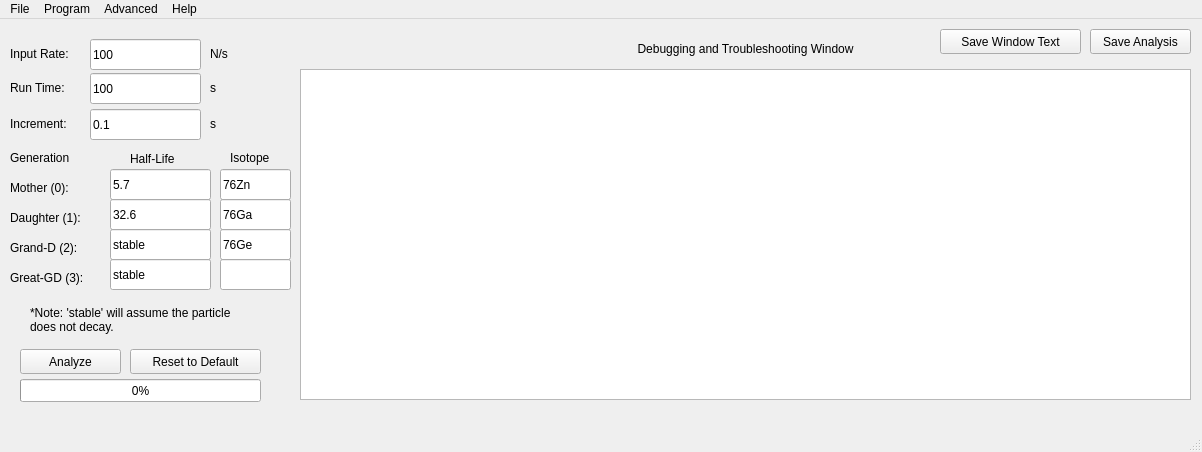
<?xml version="1.0" encoding="UTF-8"?>
<ui version="4.0">
 <class>GINA</class>
 <widget class="QMainWindow" name="GINA">
  <property name="geometry">
   <rect>
    <x>0</x>
    <y>0</y>
    <width>1202</width>
    <height>452</height>
   </rect>
  </property>
  <property name="windowTitle">
   <string>GINA</string>
  </property>
  <widget class="QWidget" name="centralWidget">
   <widget class="QPushButton" name="Analyze">
    <property name="geometry">
     <rect>
      <x>20</x>
      <y>330</y>
      <width>101</width>
      <height>25</height>
     </rect>
    </property>
    <property name="toolTip">
     <string>Analyzes the data over time.</string>
    </property>
    <property name="text">
     <string>Analyze</string>
    </property>
   </widget>
   <widget class="QPushButton" name="Reset">
    <property name="geometry">
     <rect>
      <x>130</x>
      <y>330</y>
      <width>131</width>
      <height>25</height>
     </rect>
    </property>
    <property name="toolTip">
     <string>Resets the input fields to their default values.</string>
    </property>
    <property name="text">
     <string>Reset to Default</string>
    </property>
   </widget>
   <widget class="QLineEdit" name="RunTimeInput">
    <property name="geometry">
     <rect>
      <x>90</x>
      <y>54</y>
      <width>111</width>
      <height>31</height>
     </rect>
    </property>
    <property name="text">
     <string>100</string>
    </property>
   </widget>
   <widget class="QLabel" name="label">
    <property name="geometry">
     <rect>
      <x>10</x>
      <y>60</y>
      <width>71</width>
      <height>17</height>
     </rect>
    </property>
    <property name="toolTip">
     <string>&lt;html&gt;&lt;head/&gt;&lt;body&gt;&lt;p&gt;The run time is the total time that the GINA program will analyze the scenario for. This is also the x-axis maximum.&lt;/p&gt;&lt;/body&gt;&lt;/html&gt;</string>
    </property>
    <property name="text">
     <string>Run Time:</string>
    </property>
   </widget>
   <widget class="QLabel" name="label_2">
    <property name="geometry">
     <rect>
      <x>210</x>
      <y>60</y>
      <width>16</width>
      <height>17</height>
     </rect>
    </property>
    <property name="toolTip">
     <string>&lt;html&gt;&lt;head/&gt;&lt;body&gt;&lt;p&gt;seconds&lt;/p&gt;&lt;/body&gt;&lt;/html&gt;</string>
    </property>
    <property name="text">
     <string>s</string>
    </property>
   </widget>
   <widget class="QLabel" name="label_3">
    <property name="geometry">
     <rect>
      <x>10</x>
      <y>130</y>
      <width>81</width>
      <height>17</height>
     </rect>
    </property>
    <property name="toolTip">
     <string>&lt;html&gt;&lt;head/&gt;&lt;body&gt;&lt;p&gt;&lt;span style=&quot; color:#000000;&quot;&gt;The nuclear ion generations is incremented from 0 to n with 0 representing the primary ion, 1 representing the daughter ion, and so forth...&lt;/span&gt;&lt;/p&gt;&lt;/body&gt;&lt;/html&gt;</string>
    </property>
    <property name="text">
     <string>Generation</string>
    </property>
   </widget>
   <widget class="QLabel" name="label_4">
    <property name="geometry">
     <rect>
      <x>130</x>
      <y>130</y>
      <width>61</width>
      <height>20</height>
     </rect>
    </property>
    <property name="toolTip">
     <string>&lt;html&gt;&lt;head/&gt;&lt;body&gt;&lt;p&gt;The half life is the time it takes for a quantity of the respective nuclei to decay by a factor of one half. This field defaults to units of seconds but units may be entered as well. Valid units are seconds (sec), minutes (min), hours (hr), days (day), or years (yr). &lt;/p&gt;&lt;/body&gt;&lt;/html&gt;</string>
    </property>
    <property name="text">
     <string>Half-Life</string>
    </property>
   </widget>
   <widget class="QLabel" name="label_5">
    <property name="geometry">
     <rect>
      <x>10</x>
      <y>26</y>
      <width>81</width>
      <height>17</height>
     </rect>
    </property>
    <property name="toolTip">
     <string>&lt;html&gt;&lt;head/&gt;&lt;body&gt;&lt;p&gt;The input rate is the rate at which radioactive particles are being implanted.&lt;/p&gt;&lt;/body&gt;&lt;/html&gt;</string>
    </property>
    <property name="text">
     <string>Input Rate:</string>
    </property>
   </widget>
   <widget class="QLabel" name="label_6">
    <property name="geometry">
     <rect>
      <x>210</x>
      <y>26</y>
      <width>31</width>
      <height>17</height>
     </rect>
    </property>
    <property name="toolTip">
     <string>particles/second</string>
    </property>
    <property name="text">
     <string>N/s</string>
    </property>
   </widget>
   <widget class="QLineEdit" name="RateInput">
    <property name="geometry">
     <rect>
      <x>90</x>
      <y>20</y>
      <width>111</width>
      <height>31</height>
     </rect>
    </property>
    <property name="text">
     <string>100</string>
    </property>
   </widget>
   <widget class="QLineEdit" name="Gen0Input">
    <property name="geometry">
     <rect>
      <x>110</x>
      <y>150</y>
      <width>101</width>
      <height>31</height>
     </rect>
    </property>
    <property name="text">
     <string>5.7</string>
    </property>
   </widget>
   <widget class="QLineEdit" name="Gen1Input">
    <property name="geometry">
     <rect>
      <x>110</x>
      <y>180</y>
      <width>101</width>
      <height>31</height>
     </rect>
    </property>
    <property name="text">
     <string>32.6</string>
    </property>
   </widget>
   <widget class="QLineEdit" name="Gen3Input">
    <property name="geometry">
     <rect>
      <x>110</x>
      <y>240</y>
      <width>101</width>
      <height>31</height>
     </rect>
    </property>
    <property name="text">
     <string>stable</string>
    </property>
   </widget>
   <widget class="QLineEdit" name="Gen2Input">
    <property name="geometry">
     <rect>
      <x>110</x>
      <y>210</y>
      <width>101</width>
      <height>31</height>
     </rect>
    </property>
    <property name="text">
     <string>stable</string>
    </property>
   </widget>
   <widget class="QLabel" name="label_7">
    <property name="geometry">
     <rect>
      <x>10</x>
      <y>160</y>
      <width>81</width>
      <height>17</height>
     </rect>
    </property>
    <property name="toolTip">
     <string>The mother nucleii are those being implanted on the target by the beam.</string>
    </property>
    <property name="text">
     <string>Mother (0):</string>
    </property>
   </widget>
   <widget class="QLabel" name="label_8">
    <property name="geometry">
     <rect>
      <x>10</x>
      <y>190</y>
      <width>91</width>
      <height>17</height>
     </rect>
    </property>
    <property name="toolTip">
     <string>The daughter nuclei are those that the mother nuclei decay into.</string>
    </property>
    <property name="text">
     <string>Daughter (1):</string>
    </property>
   </widget>
   <widget class="QLabel" name="label_9">
    <property name="geometry">
     <rect>
      <x>10</x>
      <y>220</y>
      <width>91</width>
      <height>17</height>
     </rect>
    </property>
    <property name="toolTip">
     <string>&lt;html&gt;&lt;head/&gt;&lt;body&gt;&lt;p&gt;The grand-daughter nuclei are those that the daughter nuclei decay into.&lt;/p&gt;&lt;/body&gt;&lt;/html&gt;</string>
    </property>
    <property name="text">
     <string>Grand-D (2):</string>
    </property>
   </widget>
   <widget class="QLabel" name="label_10">
    <property name="geometry">
     <rect>
      <x>10</x>
      <y>250</y>
      <width>91</width>
      <height>17</height>
     </rect>
    </property>
    <property name="toolTip">
     <string>&lt;html&gt;&lt;head/&gt;&lt;body&gt;&lt;p&gt;The great grand-daughter nuclei are those that the granddaughter nuclei decay into.&lt;/p&gt;&lt;/body&gt;&lt;/html&gt;</string>
    </property>
    <property name="text">
     <string>Great-GD (3):</string>
    </property>
   </widget>
   <widget class="QLabel" name="label_11">
    <property name="geometry">
     <rect>
      <x>30</x>
      <y>280</y>
      <width>221</width>
      <height>41</height>
     </rect>
    </property>
    <property name="text">
     <string>*Note: 'stable' will assume the particle does not decay.</string>
    </property>
    <property name="textFormat">
     <enum>Qt::AutoText</enum>
    </property>
    <property name="scaledContents">
     <bool>true</bool>
    </property>
    <property name="wordWrap">
     <bool>true</bool>
    </property>
   </widget>
   <widget class="QLabel" name="label_12">
    <property name="geometry">
     <rect>
      <x>10</x>
      <y>96</y>
      <width>81</width>
      <height>17</height>
     </rect>
    </property>
    <property name="toolTip">
     <string>&lt;html&gt;&lt;head/&gt;&lt;body&gt;&lt;p&gt;The increment determines the step size for the GINA program to analyze a change in incoming particles. At each increment of time, each calculation is re-performed. Making this value smaller will increase the program speed but decrease data resolution.&lt;/p&gt;&lt;/body&gt;&lt;/html&gt;</string>
    </property>
    <property name="text">
     <string>Increment:</string>
    </property>
   </widget>
   <widget class="QLabel" name="label_13">
    <property name="geometry">
     <rect>
      <x>210</x>
      <y>96</y>
      <width>16</width>
      <height>17</height>
     </rect>
    </property>
    <property name="toolTip">
     <string>seconds</string>
    </property>
    <property name="text">
     <string>s</string>
    </property>
   </widget>
   <widget class="QLineEdit" name="IncrementInput">
    <property name="geometry">
     <rect>
      <x>90</x>
      <y>90</y>
      <width>111</width>
      <height>31</height>
     </rect>
    </property>
    <property name="text">
     <string>0.1</string>
    </property>
   </widget>
   <widget class="QProgressBar" name="progressBar">
    <property name="geometry">
     <rect>
      <x>20</x>
      <y>360</y>
      <width>241</width>
      <height>23</height>
     </rect>
    </property>
    <property name="value">
     <number>0</number>
    </property>
   </widget>
   <widget class="QTextEdit" name="output">
    <property name="geometry">
     <rect>
      <x>300</x>
      <y>50</y>
      <width>891</width>
      <height>331</height>
     </rect>
    </property>
    <property name="font">
     <font>
      <family>Courier</family>
     </font>
    </property>
    <property name="readOnly">
     <bool>true</bool>
    </property>
    <property name="acceptRichText">
     <bool>true</bool>
    </property>
   </widget>
   <widget class="QLabel" name="label_14">
    <property name="geometry">
     <rect>
      <x>300</x>
      <y>20</y>
      <width>891</width>
      <height>20</height>
     </rect>
    </property>
    <property name="toolTip">
     <string>Debugging Window mainly used for monitoring output during programming but kept since it contains useful information and messages.</string>
    </property>
    <property name="text">
     <string>&lt;html&gt;&lt;head/&gt;&lt;body&gt;&lt;p align=&quot;center&quot;&gt;Debugging and Troubleshooting Window&lt;/p&gt;&lt;/body&gt;&lt;/html&gt;</string>
    </property>
   </widget>
   <widget class="QLabel" name="label_15">
    <property name="geometry">
     <rect>
      <x>230</x>
      <y>130</y>
      <width>51</width>
      <height>17</height>
     </rect>
    </property>
    <property name="toolTip">
     <string>&lt;html&gt;&lt;head/&gt;&lt;body&gt;&lt;p&gt;The Nuclear isotope corresponding to the specific generation.&lt;/p&gt;&lt;/body&gt;&lt;/html&gt;</string>
    </property>
    <property name="text">
     <string>Isotope</string>
    </property>
   </widget>
   <widget class="QLineEdit" name="Gen0Input_Nuclei">
    <property name="geometry">
     <rect>
      <x>220</x>
      <y>150</y>
      <width>71</width>
      <height>31</height>
     </rect>
    </property>
    <property name="text">
     <string>76Zn</string>
    </property>
   </widget>
   <widget class="QLineEdit" name="Gen1Input_Nuclei">
    <property name="geometry">
     <rect>
      <x>220</x>
      <y>180</y>
      <width>71</width>
      <height>31</height>
     </rect>
    </property>
    <property name="text">
     <string>76Ga</string>
    </property>
   </widget>
   <widget class="QLineEdit" name="Gen2Input_Nuclei">
    <property name="geometry">
     <rect>
      <x>220</x>
      <y>210</y>
      <width>71</width>
      <height>31</height>
     </rect>
    </property>
    <property name="text">
     <string>76Ge</string>
    </property>
   </widget>
   <widget class="QLineEdit" name="Gen3Input_Nuclei">
    <property name="geometry">
     <rect>
      <x>220</x>
      <y>240</y>
      <width>71</width>
      <height>31</height>
     </rect>
    </property>
    <property name="text">
     <string/>
    </property>
   </widget>
   <widget class="QLabel" name="bottom_label">
    <property name="geometry">
     <rect>
      <x>300</x>
      <y>380</y>
      <width>891</width>
      <height>20</height>
     </rect>
    </property>
    <property name="font">
     <font>
      <family>Courier</family>
     </font>
    </property>
    <property name="toolTip">
     <string>&lt;html&gt;&lt;head/&gt;&lt;body&gt;&lt;p&gt;ID: The index of the element in each array where the data is stored.&lt;/p&gt;&lt;p&gt;Time: The total time at which the data was calculated at.&lt;/p&gt;&lt;p&gt;N0: The total number of implanted mother nuclei.&lt;/p&gt;&lt;p&gt;N1: The total number of implanted daughter nuclei.&lt;/p&gt;&lt;p&gt;N2: etc...&lt;/p&gt;&lt;p&gt;D0: The decays per second of the mother nuclei.&lt;/p&gt;&lt;p&gt;D1: The decays per second of the daughter nuclei.&lt;/p&gt;&lt;p&gt;D2: etc...&lt;/p&gt;&lt;p&gt;C: The contamination of the decays emmited.&lt;/p&gt;&lt;p&gt;L: The percent of implanted particles that are not the mother nuclei.&lt;/p&gt;&lt;/body&gt;&lt;/html&gt;</string>
    </property>
    <property name="text">
     <string/>
    </property>
   </widget>
   <widget class="QPushButton" name="Save_Window_Text">
    <property name="geometry">
     <rect>
      <x>940</x>
      <y>10</y>
      <width>141</width>
      <height>25</height>
     </rect>
    </property>
    <property name="text">
     <string>Save Window Text</string>
    </property>
   </widget>
   <widget class="QPushButton" name="Save_Analysis">
    <property name="geometry">
     <rect>
      <x>1090</x>
      <y>10</y>
      <width>101</width>
      <height>25</height>
     </rect>
    </property>
    <property name="text">
     <string>Save Analysis</string>
    </property>
   </widget>
  </widget>
  <widget class="QMenuBar" name="menuBar">
   <property name="geometry">
    <rect>
     <x>0</x>
     <y>0</y>
     <width>1202</width>
     <height>22</height>
    </rect>
   </property>
   <widget class="QMenu" name="menuFile">
    <property name="title">
     <string>File</string>
    </property>
    <addaction name="actionExit"/>
   </widget>
   <widget class="QMenu" name="menuHelp">
    <property name="title">
     <string>Help</string>
    </property>
    <addaction name="actionAbout"/>
    <addaction name="actionInfo"/>
    <addaction name="actionInfo_Advanced"/>
   </widget>
   <widget class="QMenu" name="menuEdit">
    <property name="title">
     <string>Program</string>
    </property>
    <widget class="QMenu" name="menuGraph_Settings">
     <property name="title">
      <string>Graph Settings</string>
     </property>
     <widget class="QMenu" name="menuSet_X_Ticks">
      <property name="title">
       <string>Set X Ticks</string>
      </property>
      <addaction name="action3_3"/>
      <addaction name="action5_default_2"/>
      <addaction name="action7_2"/>
      <addaction name="action9_2"/>
      <addaction name="action11_2"/>
     </widget>
     <widget class="QMenu" name="menuSet_Y_Ticks">
      <property name="title">
       <string>Set Y Ticks</string>
      </property>
      <addaction name="action3_2"/>
      <addaction name="action5_default"/>
      <addaction name="action7"/>
      <addaction name="action9"/>
      <addaction name="action11"/>
     </widget>
     <addaction name="menuSet_X_Ticks"/>
     <addaction name="menuSet_Y_Ticks"/>
     <addaction name="actionSet_To_Default"/>
    </widget>
    <addaction name="actionReset"/>
    <addaction name="actionAnalyze"/>
    <addaction name="actionClear_Debug_Window"/>
    <addaction name="menuGraph_Settings"/>
   </widget>
   <widget class="QMenu" name="menuOptions">
    <property name="title">
     <string>Advanced</string>
    </property>
    <addaction name="actionPrint_Data"/>
    <addaction name="actionHide_Graphs"/>
   </widget>
   <addaction name="menuFile"/>
   <addaction name="menuEdit"/>
   <addaction name="menuOptions"/>
   <addaction name="menuHelp"/>
  </widget>
  <widget class="QStatusBar" name="statusBar"/>
  <action name="actionExit">
   <property name="text">
    <string>Exit</string>
   </property>
  </action>
  <action name="actionHelp">
   <property name="text">
    <string>Help</string>
   </property>
  </action>
  <action name="actionAbout">
   <property name="text">
    <string>About</string>
   </property>
  </action>
  <action name="actionReset">
   <property name="text">
    <string>Reset</string>
   </property>
  </action>
  <action name="actionAnalyze">
   <property name="text">
    <string>Analyze</string>
   </property>
  </action>
  <action name="actionClear_Debug_Window">
   <property name="text">
    <string>Clear Debug Window</string>
   </property>
  </action>
  <action name="action3">
   <property name="text">
    <string>3</string>
   </property>
  </action>
  <action name="action3_2">
   <property name="checkable">
    <bool>true</bool>
   </property>
   <property name="text">
    <string>3</string>
   </property>
  </action>
  <action name="action5_default">
   <property name="checkable">
    <bool>true</bool>
   </property>
   <property name="checked">
    <bool>true</bool>
   </property>
   <property name="text">
    <string>5 (default)</string>
   </property>
  </action>
  <action name="action7">
   <property name="checkable">
    <bool>true</bool>
   </property>
   <property name="text">
    <string>7</string>
   </property>
  </action>
  <action name="action9">
   <property name="checkable">
    <bool>true</bool>
   </property>
   <property name="text">
    <string>9</string>
   </property>
  </action>
  <action name="action11">
   <property name="checkable">
    <bool>true</bool>
   </property>
   <property name="text">
    <string>11</string>
   </property>
  </action>
  <action name="action3_3">
   <property name="checkable">
    <bool>true</bool>
   </property>
   <property name="text">
    <string>3</string>
   </property>
  </action>
  <action name="action5_default_2">
   <property name="checkable">
    <bool>true</bool>
   </property>
   <property name="checked">
    <bool>true</bool>
   </property>
   <property name="text">
    <string>5 (default)</string>
   </property>
  </action>
  <action name="action7_2">
   <property name="checkable">
    <bool>true</bool>
   </property>
   <property name="text">
    <string>7</string>
   </property>
  </action>
  <action name="action9_2">
   <property name="checkable">
    <bool>true</bool>
   </property>
   <property name="text">
    <string>9</string>
   </property>
  </action>
  <action name="action11_2">
   <property name="checkable">
    <bool>true</bool>
   </property>
   <property name="checked">
    <bool>false</bool>
   </property>
   <property name="text">
    <string>11</string>
   </property>
  </action>
  <action name="actionSet_To_Default">
   <property name="text">
    <string>Set To Default</string>
   </property>
  </action>
  <action name="actionInfo">
   <property name="text">
    <string>Info</string>
   </property>
  </action>
  <action name="actionPrint_Data">
   <property name="checkable">
    <bool>true</bool>
   </property>
   <property name="checked">
    <bool>true</bool>
   </property>
   <property name="text">
    <string>Print Data</string>
   </property>
  </action>
  <action name="actionInfo_Advanced">
   <property name="text">
    <string>Advanced Info</string>
   </property>
  </action>
  <action name="actionHide_Graphs">
   <property name="checkable">
    <bool>true</bool>
   </property>
   <property name="text">
    <string>Hide Graphs</string>
   </property>
  </action>
 </widget>
 <layoutdefault spacing="6" margin="11"/>
 <resources/>
 <connections/>
</ui>
